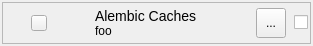
<?xml version="1.0" encoding="UTF-8"?>
<ui version="4.0">
 <class>ItemWidget</class>
 <widget class="QWidget" name="ItemWidget">
  <property name="geometry">
   <rect>
    <x>0</x>
    <y>0</y>
    <width>313</width>
    <height>46</height>
   </rect>
  </property>
  <property name="minimumSize">
   <size>
    <width>0</width>
    <height>45</height>
   </size>
  </property>
  <property name="windowTitle">
   <string>Form</string>
  </property>
  <property name="accessibleName">
   <string>item widget</string>
  </property>
  <layout class="QVBoxLayout" name="verticalLayout">
   <property name="spacing">
    <number>0</number>
   </property>
   <property name="margin">
    <number>2</number>
   </property>
   <item>
    <widget class="QFrame" name="frame">
     <property name="accessibleName">
      <string>item inner frame</string>
     </property>
     <property name="frameShape">
      <enum>QFrame::StyledPanel</enum>
     </property>
     <property name="frameShadow">
      <enum>QFrame::Raised</enum>
     </property>
     <layout class="QHBoxLayout" name="horizontalLayout" stretch="0,0,0,10,0,0,0">
      <property name="spacing">
       <number>8</number>
      </property>
      <property name="leftMargin">
       <number>4</number>
      </property>
      <property name="topMargin">
       <number>2</number>
      </property>
      <property name="rightMargin">
       <number>2</number>
      </property>
      <property name="bottomMargin">
       <number>2</number>
      </property>
      <item>
       <widget class="QWidget" name="expand_placeholder" native="true">
        <property name="sizePolicy">
         <sizepolicy hsizetype="Fixed" vsizetype="Fixed">
          <horstretch>0</horstretch>
          <verstretch>0</verstretch>
         </sizepolicy>
        </property>
        <property name="minimumSize">
         <size>
          <width>16</width>
          <height>16</height>
         </size>
        </property>
        <property name="maximumSize">
         <size>
          <width>16</width>
          <height>16</height>
         </size>
        </property>
        <property name="accessibleName">
         <string>item expand</string>
        </property>
       </widget>
      </item>
      <item>
       <widget class="QToolButton" name="expand_indicator">
        <property name="minimumSize">
         <size>
          <width>16</width>
          <height>16</height>
         </size>
        </property>
        <property name="maximumSize">
         <size>
          <width>16</width>
          <height>16</height>
         </size>
        </property>
        <property name="accessibleName">
         <string>item expand indicator</string>
        </property>
        <property name="text">
         <string/>
        </property>
        <property name="icon">
         <iconset resource="resources.qrc">
          <normaloff>:/tk_multi_datamanager/down_arrow.png</normaloff>:/tk_multi_datamanager/down_arrow.png</iconset>
        </property>
       </widget>
      </item>
      <item>
       <widget class="QLabel" name="icon">
        <property name="minimumSize">
         <size>
          <width>32</width>
          <height>32</height>
         </size>
        </property>
        <property name="maximumSize">
         <size>
          <width>30</width>
          <height>30</height>
         </size>
        </property>
        <property name="text">
         <string/>
        </property>
        <property name="scaledContents">
         <bool>true</bool>
        </property>
       </widget>
      </item>
      <item>
       <widget class="QLabel" name="header">
        <property name="sizePolicy">
         <sizepolicy hsizetype="Expanding" vsizetype="Expanding">
          <horstretch>0</horstretch>
          <verstretch>0</verstretch>
         </sizepolicy>
        </property>
        <property name="minimumSize">
         <size>
          <width>1</width>
          <height>1</height>
         </size>
        </property>
        <property name="text">
         <string>&lt;big&gt;Alembic Caches&lt;/big&gt;&lt;br&gt;foo</string>
        </property>
        <property name="textInteractionFlags">
         <set>Qt::NoTextInteraction</set>
        </property>
       </widget>
      </item>
      <item>
       <widget class="QStackedWidget" name="handle_stack">
        <property name="minimumSize">
         <size>
          <width>22</width>
          <height>22</height>
         </size>
        </property>
        <property name="maximumSize">
         <size>
          <width>22</width>
          <height>22</height>
         </size>
        </property>
        <property name="accessibleName">
         <string>item stackedwidget</string>
        </property>
        <property name="currentIndex">
         <number>0</number>
        </property>
        <widget class="QWidget" name="drag">
         <layout class="QHBoxLayout" name="horizontalLayout_2">
          <property name="spacing">
           <number>0</number>
          </property>
          <property name="margin">
           <number>0</number>
          </property>
          <item>
           <widget class="QLabel" name="drag_handle">
            <property name="minimumSize">
             <size>
              <width>16</width>
              <height>16</height>
             </size>
            </property>
            <property name="maximumSize">
             <size>
              <width>16</width>
              <height>16</height>
             </size>
            </property>
            <property name="cursor">
             <cursorShape>OpenHandCursor</cursorShape>
            </property>
            <property name="toolTip">
             <string>Drag &amp; drop enabled for changing this item's context</string>
            </property>
            <property name="accessibleName">
             <string>item drag handle</string>
            </property>
            <property name="text">
             <string/>
            </property>
            <property name="pixmap">
             <pixmap resource="resources.qrc">:/tk_multi_datamanager/drag_handle.png</pixmap>
            </property>
            <property name="scaledContents">
             <bool>true</bool>
            </property>
           </widget>
          </item>
         </layout>
        </widget>
        <widget class="QWidget" name="lock">
         <layout class="QHBoxLayout" name="horizontalLayout_3">
          <property name="spacing">
           <number>0</number>
          </property>
          <property name="margin">
           <number>0</number>
          </property>
          <item>
           <widget class="QLabel" name="locked_handle">
            <property name="minimumSize">
             <size>
              <width>16</width>
              <height>16</height>
             </size>
            </property>
            <property name="maximumSize">
             <size>
              <width>16</width>
              <height>16</height>
             </size>
            </property>
            <property name="toolTip">
             <string>Context change is not allowed for this item</string>
            </property>
            <property name="accessibleName">
             <string>item lock handle</string>
            </property>
            <property name="text">
             <string/>
            </property>
            <property name="scaledContents">
             <bool>true</bool>
            </property>
           </widget>
          </item>
         </layout>
        </widget>
       </widget>
      </item>
      <item>
       <widget class="QToolButton" name="status">
        <property name="minimumSize">
         <size>
          <width>30</width>
          <height>30</height>
         </size>
        </property>
        <property name="maximumSize">
         <size>
          <width>30</width>
          <height>30</height>
         </size>
        </property>
        <property name="toolTip">
         <string>Click for details</string>
        </property>
        <property name="accessibleName">
         <string>item status</string>
        </property>
        <property name="text">
         <string>...</string>
        </property>
        <property name="icon">
         <iconset resource="resources.qrc">
          <normaloff>:/tk_multi_datamanager/status_validate.png</normaloff>:/tk_multi_datamanager/status_validate.png</iconset>
        </property>
        <property name="iconSize">
         <size>
          <width>24</width>
          <height>24</height>
         </size>
        </property>
       </widget>
      </item>
      <item>
       <widget class="QCheckBox" name="checkbox">
        <property name="accessibleName">
         <string>item checkbox</string>
        </property>
        <property name="text">
         <string/>
        </property>
       </widget>
      </item>
     </layout>
    </widget>
   </item>
  </layout>
 </widget>
 <resources>
  <include location="resources.qrc"/>
 </resources>
 <connections/>
</ui>
